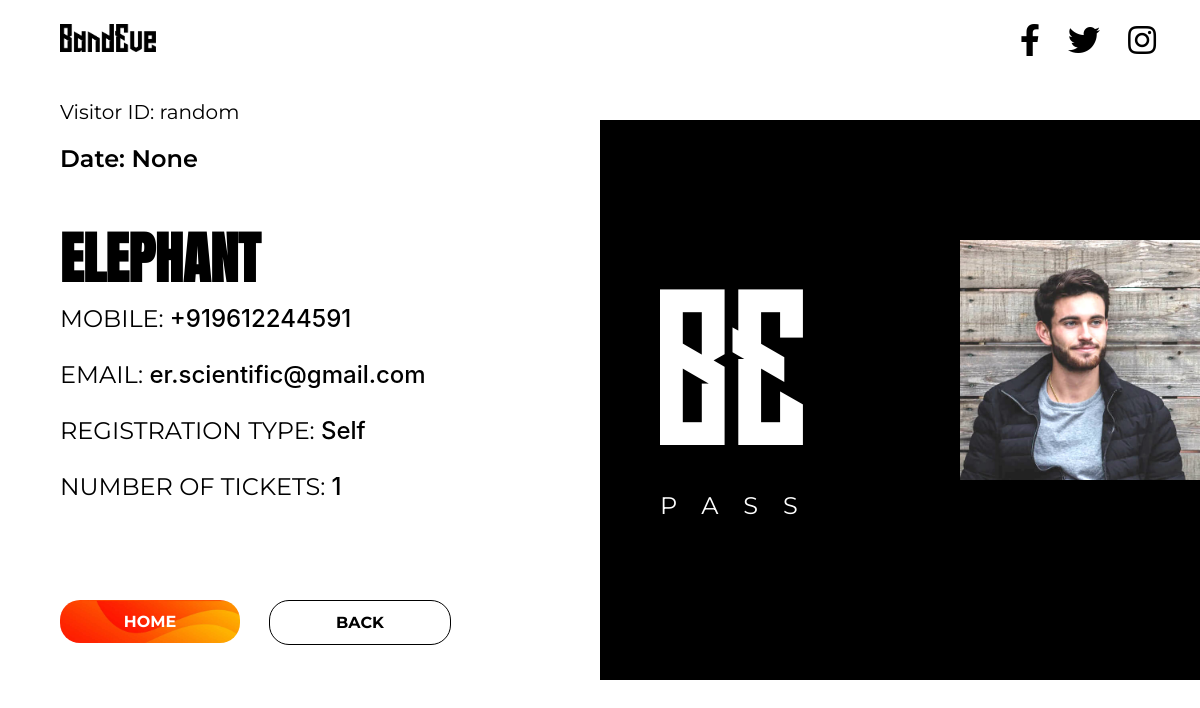
Screenshot of /manager/profile/56/ (signed in) with the database file from the repository.
### event/models.py (models this page shows, shortened)
class Register(models.Model):
    regChoice = (
        ('Self', 'Self'),
        ('Group', 'Group'),
        ('Corporate', 'Corporate'),
        ('Others', 'Others'),
    )
    name = models.CharField(max_length=50)
    email = models.EmailField(max_length=254,null=True)
    phoneNumber = PhoneNumberField(null=True)
    idCard = models.ImageField(upload_to='idCard', null=True)
    regType = models.CharField(max_length=25, choices=regChoice,null=True)
    ticketNo = models.IntegerField(default=1,null=True)
    date = models.DateTimeField(auto_now=True)
    expDate = models.DateTimeField(null=True)
    status = models.BooleanField(default=False)
    random = models.IntegerField(null=True)

### admin_app/views.py (the view)
# urls.py: path('profile/<int:key>/', views.profile, name='profile'),
@login_required(login_url="manager_login")
def profile(request, key):
    data = Register.objects.get(id=key)
    context = {"data": data}
    return render(request, "profile.html", context)

### templates/profile.html (shortened to what this page needs)
{% load static %}
<!DOCTYPE html>
<html lang="en">
<head>
    <link rel="stylesheet" href="https://cdnjs.cloudflare.com/ajax/libs/font-awesome/5.12.0-2/css/all.min.css">
    <link rel="stylesheet" href="{% static 'css/admin_profile.css' %}">
</head>
<body>
    <span id="blk">
        <p id="pass">BE</p>
        <p id="pass2">PASS</p>
    </span>
    <div>
    <img id="bev" src="{% static 'img/Bandeve.png' %}" alt="">
    <div id="icons">
    <a href="#"><i id="icon" class="fab fa-facebook-f fa-2x"></i></a>
    <a href="#"><i id="icon" class="fab fa-twitter fa-2x"></i></a>
    <a href="#"><i id="icon" class="fab fa-instagram fa-2x"></i></a>
    </div>
    </div>
    <div>
      <p id="vid">Visitor ID: {{ data.random}}</p>
      <p id="date">Date: {{ data.date}}</p>
    </div>
    <div id="detail">
    <p id="name">{{ data.name}}</p>
    <p id="phn">Mobile: <span id="phn2">{{data.phoneNumber}}</span> </p>
    <p id="email">email: <span id="email2">{{data.email}}</span> </p>
    <p id="reg">Registration Type: <span id="reg2">{{data.regType}}</span> </p>
    <p id="not">Number of Tickets: <span id="not2">{{data.ticketNo}}</span></p>
    </div>
    <div>
        <img id="idp" src="{{data.idCard.url}}" alt="">
    </div>
    <a id="btn1" href="/">HOME</a>
    <a id="btn2" href="{% url 'admin_page' %}">BACK</a>
</body>
</html>

### static/css/admin_profile.css (style rules this page uses)
body { margin: 0; padding: 0; }
#icons { left: 85%; position: absolute; top: 3%; z-index: 10; }
#icon { color: black; margin-right: 2vw; }
#bev { left: 5%; width: 8vw; height: auto; position: absolute; top: 3%; background: rgba(112, 43, 43, 0); z-index: 8; }
#vid { left: 5%; font-family: montserrat,'sans-serif'; font-size: 2.5vh; height: auto; position: absolute; top: 10%; background: rgba(112, 43, 43, 0); z-index: 8; }
#date { left: 5%; font-family: montserrat,'sans-serif'; font-size: 3vh; font-weight: 600; height: auto; position: absolute; top: 15%; background: rgba(112, 43, 43, 0); z-index: 8; }
#name { top: 20%; left: 5%; font-size: 7vh; height: auto; position: absolute; width: 30vw; font-weight: 700; background: rgba(112, 43, 43, 0); z-index: 8; text-transform: uppercase; font-family: 'Anton', sans-serif; }
#phn { top: 35%; left: 5%; font-size: 3vh; height: auto; position: absolute; background: rgba(112, 43, 43, 0); z-index: 8; text-transform: uppercase; font-family: montserrat,'sans-serif'; }
#email { top: 42%; left: 5%; font-size: 3vh; height: auto; position: absolute; background: rgba(112, 43, 43, 0); z-index: 8; text-transform: uppercase; font-family: montserrat,'sans-serif'; }
#email2,#phn2,#reg2,#not2 { text-transform: none; font-weight: 500; font-family: -apple-system, BlinkMacSystemFont, 'Segoe UI', Roboto, Oxygen, Ubuntu, Cantarell, 'Open Sans', 'Helvetica Neue', sans-serif; }
#reg { top: 49%; left: 5%; font-size: 3vh; height: auto; position: absolute; background: rgba(112, 43, 43, 0); z-index: 8; text-transform: uppercase; font-family: montserrat,'sans-serif'; }
#not { top: 56%; left: 5%; font-size: 3vh; height: auto; position: absolute; background: rgba(112, 43, 43, 0); z-index: 8; text-transform: uppercase; font-family: montserrat,'sans-serif'; }
#idp { height: auto; width: 20vw; position: absolute; top: 30%; background: rgb(0, 0, 0); z-index: 8; right: 0%; }
#blk { height: 70vh; width: 50vw; position: absolute; top: 15%; background: rgb(0, 0, 0); z-index: 8; right: 0%; }
#pass { color: rgb(255, 255, 255); font-size: 25vh; font-family: longshot; margin-left: 5vw; margin-top: 20vh; margin-bottom: 0; }
#pass2 { width: 8vw; font-size: 3vh; letter-spacing: 25px; text-align: left; margin-left: 5vw; margin-top: 0; color: rgb(255, 255, 255); font-family: 'Montserrat', sans-serif; }
#btn1 { left: 5%; width: 15vw; background-size: cover; text-align: center; padding: 1.5vh 0px 1.5vh 0px; border-radius: 20px; font-size: 2vh; font-weight: 700; text-decoration: none; color: rgb(255, 255, 255); font-family: 'Montserrat', sans-serif; position: absolute; top: 75%; z-index: 10; }
#btn2 { left: 30%; width: 15vw; background: rgb(255, 255, 255); background-size: cover; text-align: center; padding: 1.5vh 0px 1.5vh 0px; border: solid 1px rgb(0, 0, 0); border-radius: 20px; font-size: 2vh; font-weight: 700; text-decoration: none; color: rgb(0, 0, 0); font-family: 'Montserrat', sans-serif; position: absolute; top: 75%; transform: translate(-50%, 0%); z-index: 10; }

### rows the page displays
Register: random "random", date "None", name "ELEPHANT", phoneNumber "+919612244591", email "er.scientific@gmail.com", regType "Self", ticketNo "1", idCard (picture)
